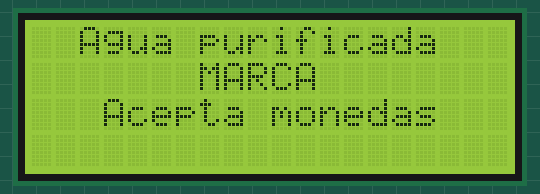
A sketch run on a simulated Arduino Uno, built with avr-gcc and run on an emulated ATmega328P. Shown: 20×4 character LCD.

Above: at 0.1 s.
At 3.82 s:
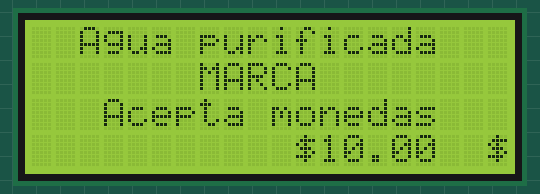
At 7.84 s:
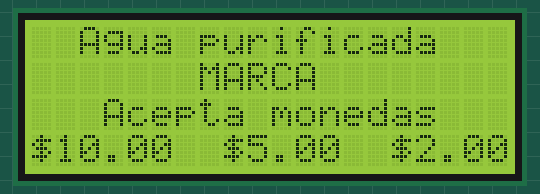
At 15.93 s:
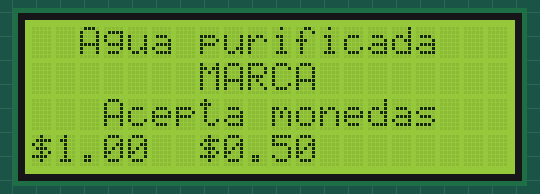
At 27.39 s:
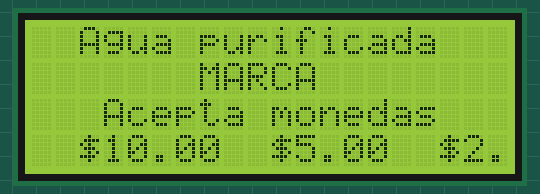
At 38.74 s:
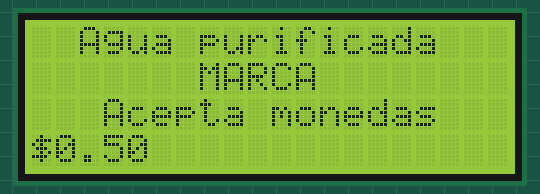

The sketch:

dispensador.ino
```cpp
#include <Wire.h>
#include <LiquidCrystal_I2C.h>

LiquidCrystal_I2C lcd(0x3F,20,4);

int tiempoScroll = 350;
int anchoPantalla = 20;

int inicioCadena, finalCadena = 0;
int cursorScroll = anchoPantalla;

String linea1 = "Agua purificada";
String linea2 = "MARCA";
String linea3 = "Acepta monedas";
String linea4 = "$10.00  $5.00  $2.00  $1.00  $0.50 ";

byte char1[8] = {
  B00000,
  B00000,
  B01111,
  B00100,
  B00100,
  B00100,
  B01000,
  B10000
};

byte char2[8] = {
  B00000,
  B00000,
  B11110,
  B00100,
  B00100,
  B00100,
  B00010,
  B00001
};

byte char3[8] = {
  B00011,
  B00110,
  B01000,
  B10000,
  B10000,
  B10000,
  B10000,
  B10000
};

byte char4[8] = {
  B11000,
  B01100,
  B00010,
  B00001,
  B00001,
  B00001,
  B00001,
  B00001
};

byte char5[8]{
  B10000,
  B10000,
  B10000,
  B10000,
  B10000,
  B10000,
  B10000,
  B10000
};

byte char6[8]{
  B00001,
  B00001,
  B00001,
  B00001,
  B00001,
  B00001,
  B00001,
  B00001
};

byte char7[8]{
  B10000,
  B10000,
  B10000,
  B10000,
  B10000,
  B10000,
  B11111,
  B00000
};
byte char8[8]{
  B00001,
  B00001,
  B00001,
  B00001,
  B00001,
  B00001,
  B11111,
  B00000
};

byte char9[8] = {
  B00011,
  B00110,
  B01000,
  B10000,
  B10000,
  B11111,
  B11111,
  B11111
};

byte char10[8] = {
  B11000,
  B01100,
  B00010,
  B00001,
  B00001,
  B11111,
  B11111,
  B11111
};
byte char11[8] = {
  B00000,
  B00000,
  B00000,
  B00000,
  B00000,
  B11111,
  B11111,
  B11111
};

byte char12[8] = {
  B00011,
  B00111,
  B01111,
  B11111,
  B11111,
  B11111,
  B11111,
  B11111
};

byte char13[8] = {
  B11000,
  B11100,
  B11110,
  B11111,
  B11111,
  B11111,
  B11111,
  B11111
};
byte char14[8] = {
  B11111,
  B11111,
  B11111,
  B11111,
  B11111,
  B11111,
  B11111,
  B11111
};

byte char15[8] = {
  B00000,
  B00000,
  B01111,
  B00100,
  B00100,
  B00111,
  B01111,
  B11111
};

byte char16[8] = {
  B00000,
  B00000,
  B11110,
  B00100,
  B00100,
  B11100,
  B11110,
  B11111
};

void mensajeBienvenida(){
  lcd.setCursor(2,0);
  lcd.print(linea1);
  lcd.setCursor(7,1);
  lcd.print(linea2);
  lcd.setCursor(3,2);
  lcd.print(linea3);
}

void animacionLlenado(){
  lcd.setCursor(6,0);
  lcd.print("Llenando...");
  lcd.createChar(0,char1);
  lcd.createChar(1,char2);
  lcd.createChar(2,char3);
  lcd.createChar(3,char4);
  lcd.createChar(4,char5);
  lcd.createChar(5,char6);
  lcd.createChar(6,char7);
  lcd.createChar(7,char8);
  lcd.setCursor(1,0);
  lcd.write(byte(0));
  lcd.write(byte(1));

  lcd.setCursor(0,1);
  lcd.write(byte(2));
  lcd.write(254);
  lcd.write(254);
  lcd.write(byte(3));

  lcd.setCursor(0,2);
  lcd.write(byte(4));
  lcd.write(254);
  lcd.write(254);
  lcd.write(byte(5));

  lcd.setCursor(0,3);
  lcd.write(byte(6));
  lcd.write(95);
  lcd.write(95);
  lcd.write(byte(7));
  delay(500);

  lcd.setCursor(0,3);
  lcd.write(255);
  lcd.write(255);
  lcd.write(255);
  lcd.write(255);
  delay(500);

  lcd.setCursor(0,2);
  lcd.write(255);
  lcd.write(255);
  lcd.write(255);
  lcd.write(255);
  delay(500);

  lcd.setCursor(0,2);
  lcd.write(255);
  lcd.write(255);
  lcd.write(255);
  lcd.write(255);
  delay(500);

  lcd.createChar(2,char9);
  lcd.createChar(3,char10);
  lcd.createChar(4,char11);
  lcd.setCursor(0,1);
  lcd.write(byte(2));
  lcd.write(byte(4));
  lcd.write(byte(4));
  lcd.write(byte(3));
  delay(500);

  lcd.createChar(2,char12);
  lcd.createChar(3,char13);
  lcd.createChar(4,char14);
  lcd.setCursor(0,1);
  lcd.write(byte(2));
  lcd.write(byte(4));
  lcd.write(byte(4));
  lcd.write(byte(3));
  delay(500);

  lcd.createChar(0,char15);
  lcd.createChar(1,char16);
  lcd.setCursor(1,0);
  lcd.write(byte(0));
  lcd.write(byte(1));
  delay(500);
}

void setup() {
  lcd.init();
  lcd.backlight();
  mensajeBienvenida();
}

void loop() {
  delay(tiempoScroll);

  lcd.setCursor(cursorScroll, 3);
  lcd.print(linea4.substring(inicioCadena,finalCadena));

  if(inicioCadena == 0 && cursorScroll > 0){
    cursorScroll--;
    finalCadena++;
  }else if(inicioCadena == finalCadena){
    inicioCadena = finalCadena = 0;
    cursorScroll = anchoPantalla;
  }else if(finalCadena == linea4.length() && cursorScroll == 0){
    inicioCadena++;
  }else{
    inicioCadena++;
    finalCadena++;
  }
}
```
